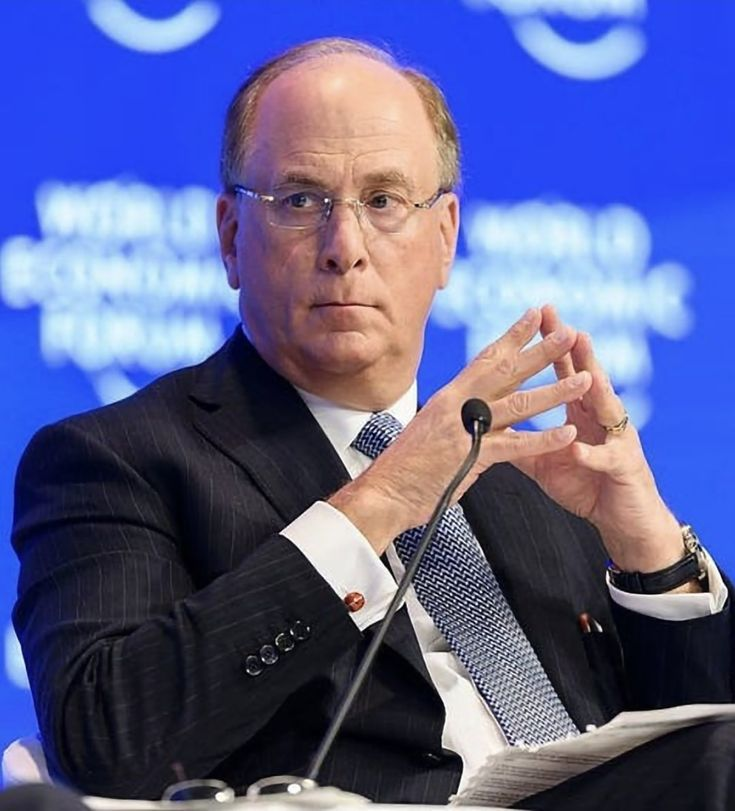
#> input picture assets/larry.jpg, 735 x 811 px
$ python app.py
#> lines starting #> are read from the running program, lines starting #| are printed output that depends on the picture; after the words box and inside, x2 and y2 are one past the last pixel; in counts of white or black regions, pixels touching at a corner belong together
import cv2
import os

# 1. CASCADE PATH: Uses OpenCV's built-in reference to find the XML inside your venv
cascade_path = os.path.join(cv2.data.haarcascades, "haarcascade_frontalface_default.xml")
detect = cv2.CascadeClassifier(cascade_path)

# 2. IMAGE PATH NAVIGATION:
# os.path.abspath(__file__) gets: .../python-face-detector/src/app.py
# First dirname gets the 'src' folder: .../python-face-detector/src
# Second dirname gets the project root folder: .../python-face-detector
PROJECT_ROOT = os.path.dirname(os.path.dirname(os.path.abspath(__file__)))

# Now target 'larry.jpg' perfectly inside the 'assets' folder
image_path = os.path.join(PROJECT_ROOT, "assets", "larry.jpg")

# 3. READ THE IMAGE: Standard method for reading static image files
img = cv2.imread(image_path)
#> img is the input picture: shape (811, 735, 3); mean B, G, R 146.9, 96.6, 91.8

# Safety check to catch any typos in file names or folder structures
if img is None:
    print(f"Error: Could not find or open the image at: {image_path}")
    print("Please double-check that 'larry.jpg' is spelled correctly inside your 'assets' folder.")
    exit()

# Convert the image to grayscale for face detection processing
gray = cv2.cvtColor(img, cv2.COLOR_BGR2GRAY)
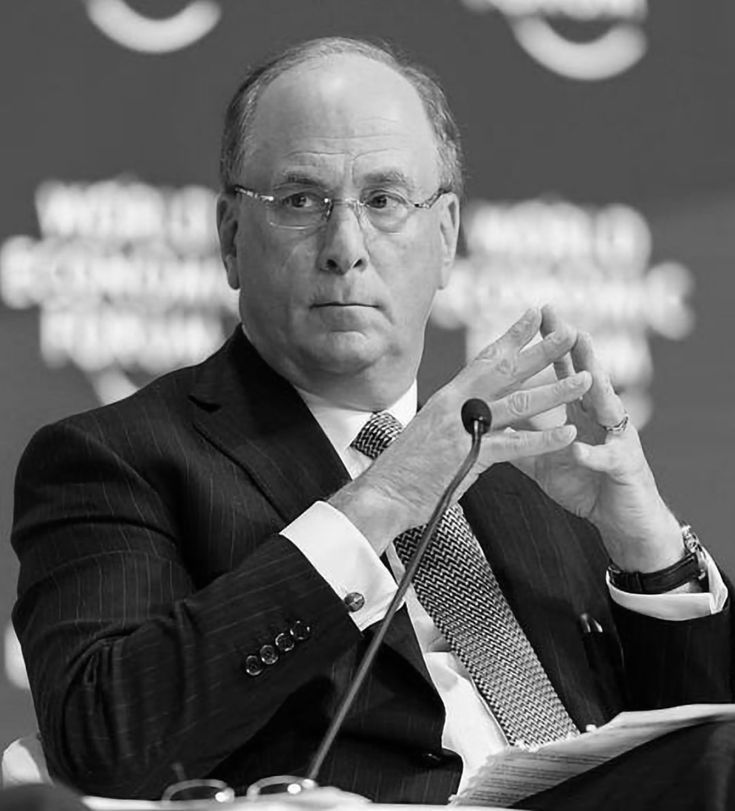
#> gray: shape (811, 735); min 0, max 255, mean 100.9

# Run the detection algorithm
faces = detect.detectMultiScale(gray, scaleFactor=1.3, minNeighbors=5)
#> faces = [[219, 103, 246, 246]]

# Draw cyan rectangles around any detected faces
for (x, y, w, h) in faces:
    cv2.rectangle(img, (x, y), (x + w, y + h), (255, 255, 0), 2)
#> this loop made 1 pass
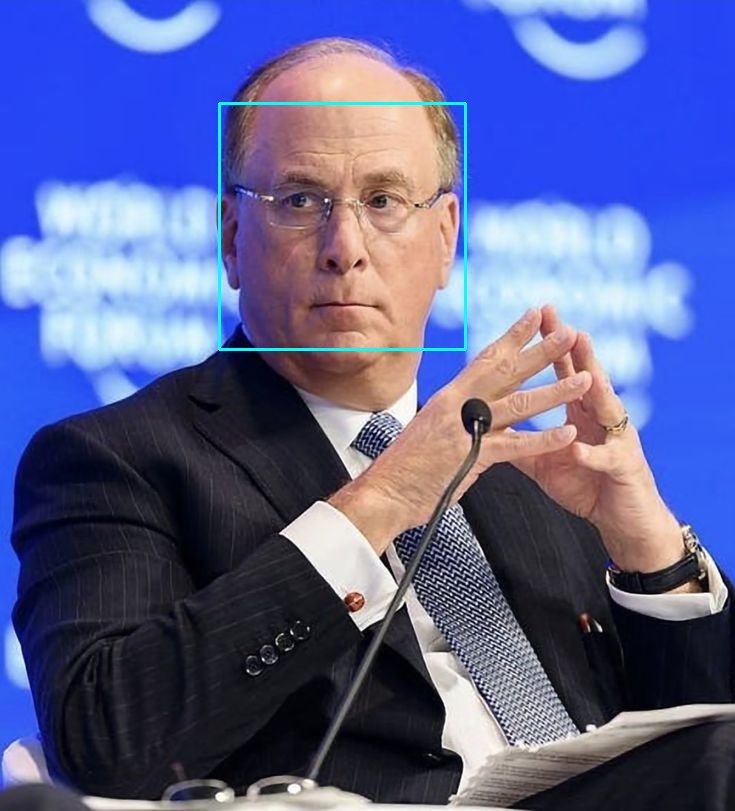
#> img: shape (811, 735, 3); 0.49% of pixels changed, all inside (x1, y1, x2, y2) = (218, 102, 467, 351)

# Display the final output window
cv2.imshow("Larry Image", img)

# Pause execution until a key is pressed, then close windows cleanly
cv2.waitKey(0)
cv2.destroyAllWindows()

$ run again, with assets/elon.jpg copied over assets/larry.jpg
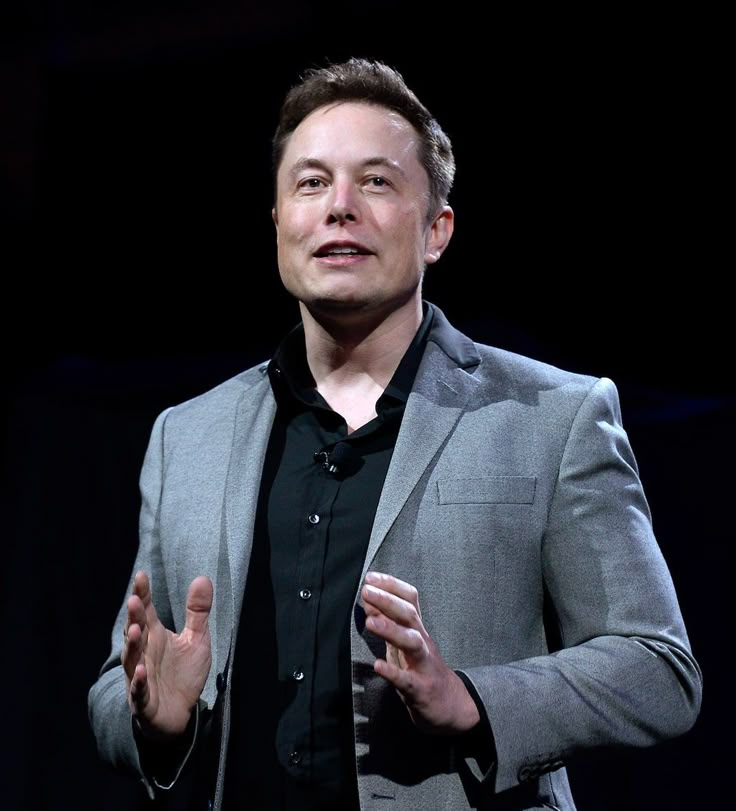
#> input picture assets/elon.jpg, 736 x 811 px
#> img is the input picture: shape (811, 736, 3); mean B, G, R 46.4, 40.8, 40.2
#> `gray = cv2.cvtColor(img, cv2.COLOR_BGR2GRAY)`:
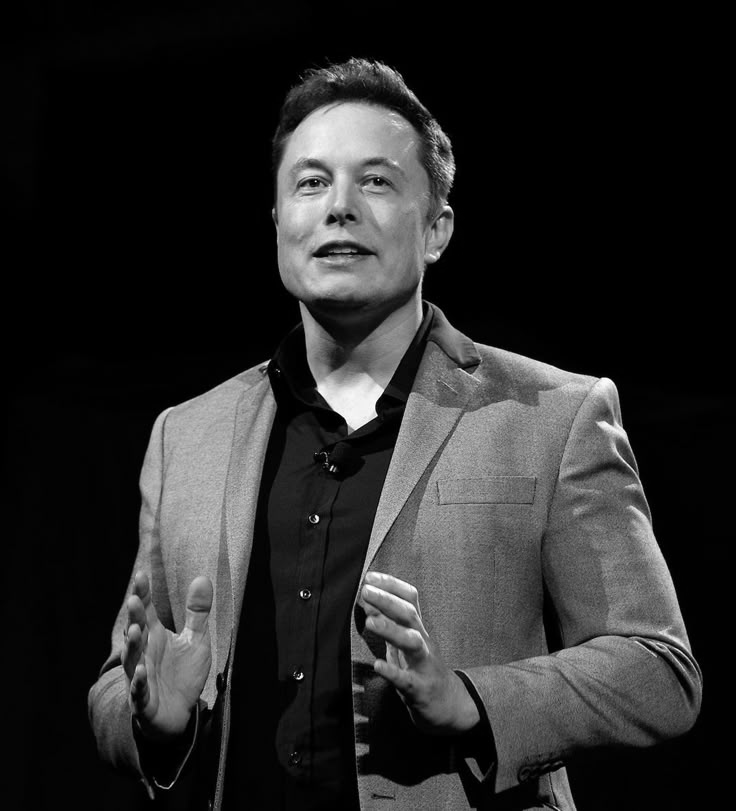
#> gray: shape (811, 736); min 0, max 254, mean 41.2
#> faces = [[252, 106, 183, 183]]
#> the loop `for (x, y, w, h) in faces:` made 1 pass
#> after the loop `for (x, y, w, h) in faces:`:
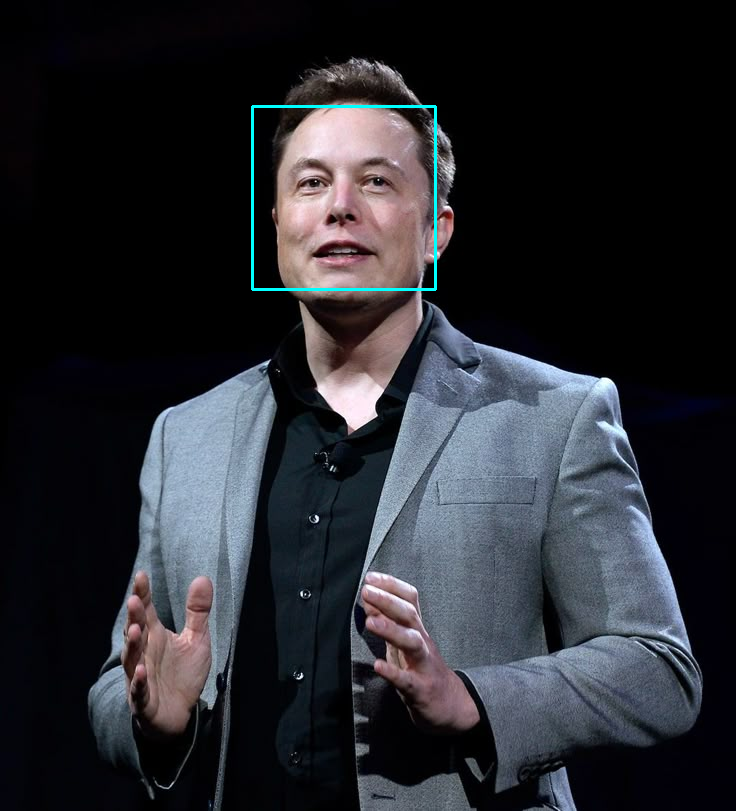
#> img: shape (811, 736, 3); 0.37% of pixels changed, all inside (x1, y1, x2, y2) = (251, 105, 437, 291)

$ run again, with assets/fink.jpg copied over assets/larry.jpg
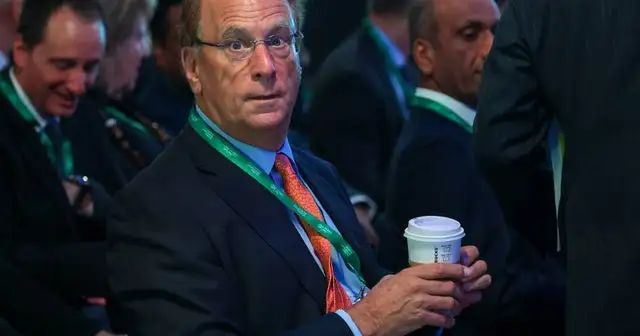
#> input picture assets/fink.jpg, 640 x 336 px
#> img is the input picture: shape (336, 640, 3); mean B, G, R 43.2, 36.3, 34.7
#> `gray = cv2.cvtColor(img, cv2.COLOR_BGR2GRAY)`:
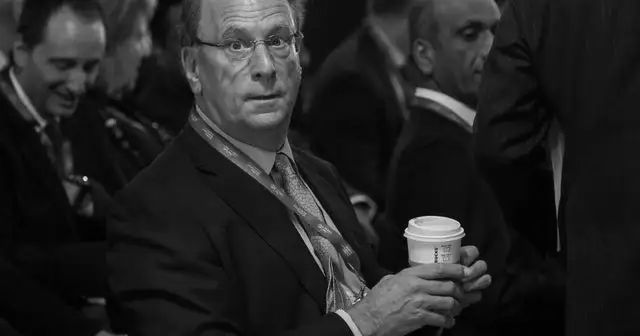
#> gray: shape (336, 640); min 0, max 243, mean 36.6
#> faces = ()

$ run again, with assets/mark.jpg copied over assets/larry.jpg
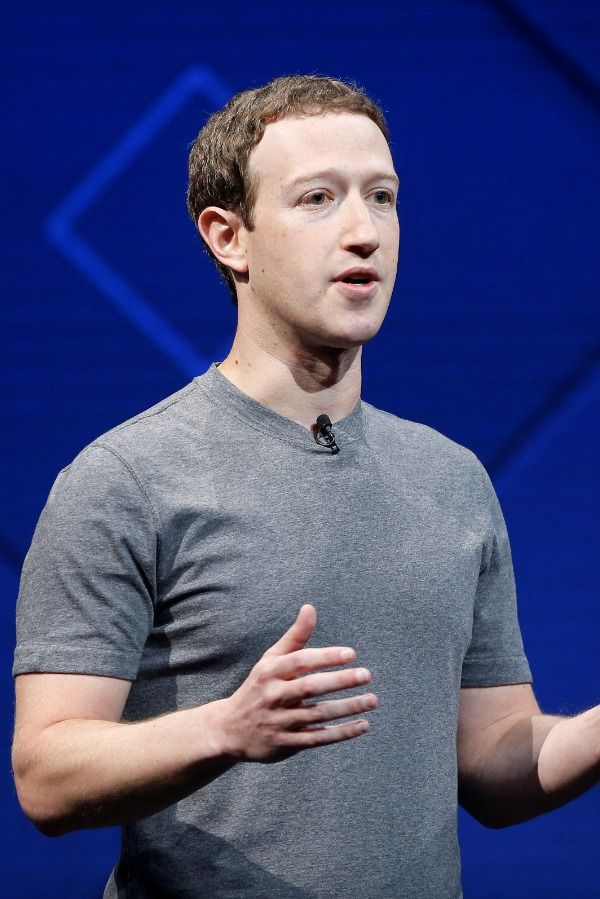
#> input picture assets/mark.jpg, 600 x 899 px
#> img is the input picture: shape (899, 600, 3); mean B, G, R 121.3, 75.9, 70.5
#> `gray = cv2.cvtColor(img, cv2.COLOR_BGR2GRAY)`:
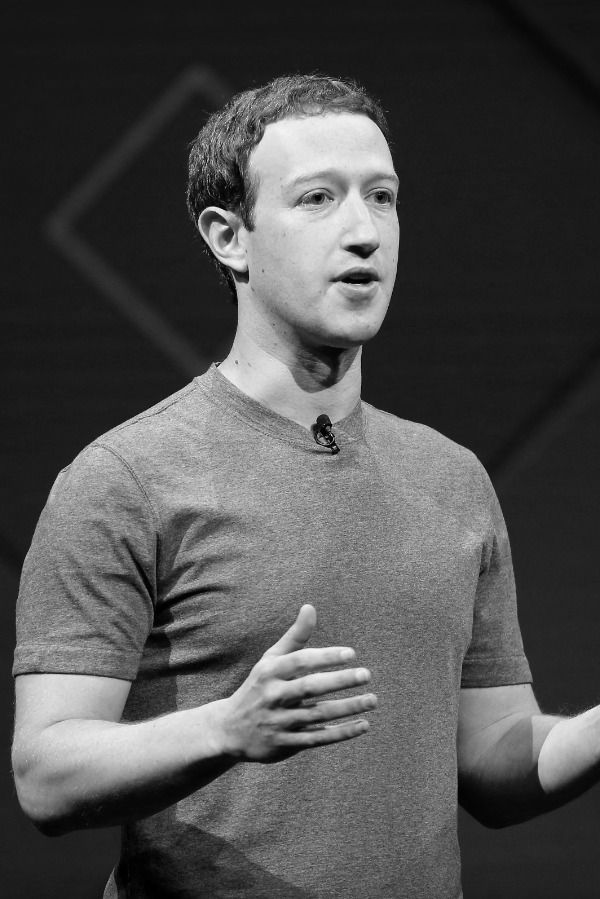
#> gray: shape (899, 600); min 0, max 248, mean 79.5
#> faces = [[237, 110, 219, 219]]
#> the loop `for (x, y, w, h) in faces:` made 1 pass
#> after the loop `for (x, y, w, h) in faces:`:
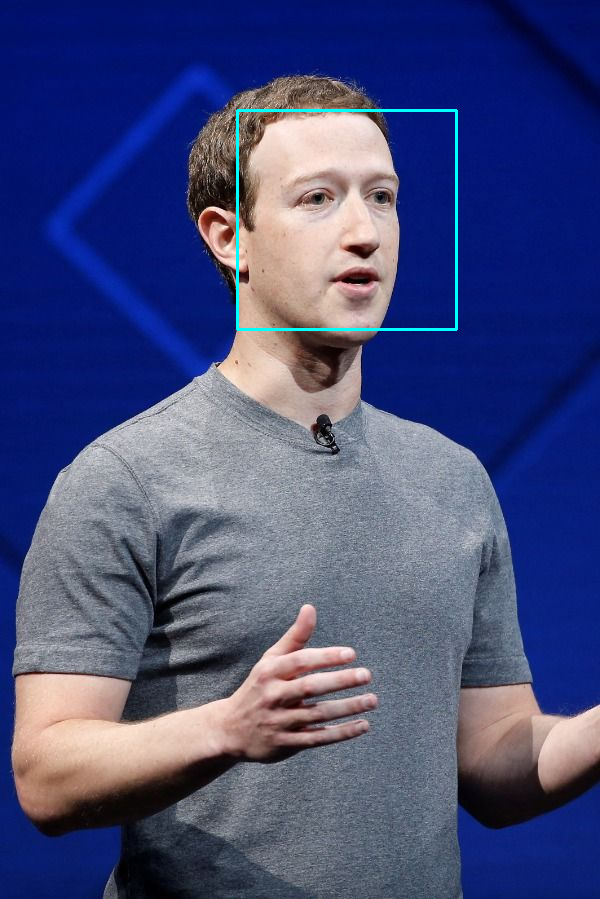
#> img: shape (899, 600, 3); 0.49% of pixels changed, all inside (x1, y1, x2, y2) = (236, 109, 458, 331)
